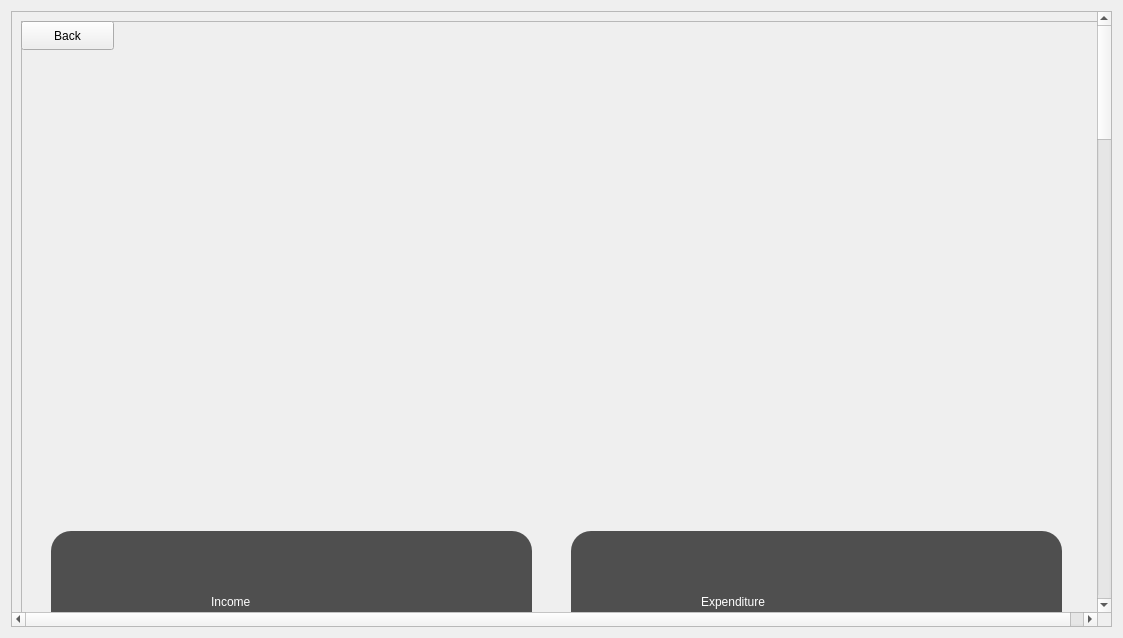
<?xml version="1.0" encoding="UTF-8"?>
<ui version="4.0">
 <class>IncomeMan</class>
 <widget class="QDialog" name="IncomeMan">
  <property name="geometry">
   <rect>
    <x>0</x>
    <y>0</y>
    <width>1123</width>
    <height>638</height>
   </rect>
  </property>
  <property name="windowTitle">
   <string>Dialog</string>
  </property>
  <property name="styleSheet">
   <string notr="true"/>
  </property>
  <layout class="QVBoxLayout" name="verticalLayout">
   <item>
    <widget class="QScrollArea" name="scrollArea">
     <property name="widgetResizable">
      <bool>true</bool>
     </property>
     <widget class="QWidget" name="scrollAreaWidgetContents_2">
      <property name="geometry">
       <rect>
        <x>0</x>
        <y>0</y>
        <width>1102</width>
        <height>3022</height>
       </rect>
      </property>
      <layout class="QVBoxLayout" name="verticalLayout_2">
       <item>
        <widget class="QFrame" name="frame">
         <property name="minimumSize">
          <size>
           <width>1080</width>
           <height>3000</height>
          </size>
         </property>
         <property name="styleSheet">
          <string notr="true"/>
         </property>
         <property name="frameShape">
          <enum>QFrame::StyledPanel</enum>
         </property>
         <property name="frameShadow">
          <enum>QFrame::Raised</enum>
         </property>
         <widget class="QFrame" name="horizontalFrame">
          <property name="geometry">
           <rect>
            <x>-40</x>
            <y>9</y>
            <width>551</width>
            <height>501</height>
           </rect>
          </property>
          <layout class="QHBoxLayout" name="horizontalLayout"/>
         </widget>
         <widget class="QFrame" name="horizontalFrame_2">
          <property name="geometry">
           <rect>
            <x>209</x>
            <y>1690</y>
            <width>661</width>
            <height>411</height>
           </rect>
          </property>
          <layout class="QHBoxLayout" name="horizontalLayout_2"/>
         </widget>
         <widget class="QFrame" name="horizontalFrame3">
          <property name="geometry">
           <rect>
            <x>520</x>
            <y>9</y>
            <width>541</width>
            <height>501</height>
           </rect>
          </property>
          <layout class="QHBoxLayout" name="horizontalLayout_4"/>
         </widget>
         <widget class="QFrame" name="horizontalFrame4">
          <property name="geometry">
           <rect>
            <x>210</x>
            <y>1210</y>
            <width>661</width>
            <height>661</height>
           </rect>
          </property>
          <layout class="QHBoxLayout" name="horizontalLayout_3"/>
         </widget>
         <widget class="QLabel" name="label">
          <property name="geometry">
           <rect>
            <x>30</x>
            <y>510</y>
            <width>481</width>
            <height>481</height>
           </rect>
          </property>
          <property name="styleSheet">
           <string notr="true">background:rgba(34, 34, 34,78%);
border-radius:20px;
</string>
          </property>
          <property name="text">
           <string/>
          </property>
         </widget>
         <widget class="QLabel" name="RoomManagement">
          <property name="geometry">
           <rect>
            <x>63</x>
            <y>628</y>
            <width>219</width>
            <height>25</height>
           </rect>
          </property>
          <property name="font">
           <font>
            <family>Bahnschrift SemiBold</family>
            <pointsize>15</pointsize>
            <italic>false</italic>
            <bold>true</bold>
           </font>
          </property>
          <property name="styleSheet">
           <string notr="true">color: rgb(255, 255, 255);
font: 600 15pt &quot;Bahnschrift SemiBold&quot;;</string>
          </property>
          <property name="text">
           <string>Room Management:</string>
          </property>
         </widget>
         <widget class="QLineEdit" name="lineEdit">
          <property name="geometry">
           <rect>
            <x>290</x>
            <y>627</y>
            <width>154</width>
            <height>26</height>
           </rect>
          </property>
         </widget>
         <widget class="QLabel" name="Entertainment">
          <property name="geometry">
           <rect>
            <x>92</x>
            <y>678</y>
            <width>171</width>
            <height>25</height>
           </rect>
          </property>
          <property name="font">
           <font>
            <family>Bahnschrift SemiBold</family>
            <pointsize>15</pointsize>
            <italic>false</italic>
            <bold>true</bold>
           </font>
          </property>
          <property name="styleSheet">
           <string notr="true">color: rgb(255, 255, 255);
font: 600 15pt &quot;Bahnschrift SemiBold&quot;;</string>
          </property>
          <property name="text">
           <string> Entertainment:</string>
          </property>
         </widget>
         <widget class="QLineEdit" name="lineEdit_2">
          <property name="geometry">
           <rect>
            <x>290</x>
            <y>678</y>
            <width>154</width>
            <height>26</height>
           </rect>
          </property>
         </widget>
         <widget class="QLabel" name="Food">
          <property name="geometry">
           <rect>
            <x>152</x>
            <y>728</y>
            <width>61</width>
            <height>25</height>
           </rect>
          </property>
          <property name="font">
           <font>
            <family>Bahnschrift SemiBold</family>
            <pointsize>15</pointsize>
            <italic>false</italic>
            <bold>true</bold>
           </font>
          </property>
          <property name="styleSheet">
           <string notr="true">color: rgb(255, 255, 255);
font: 600 15pt &quot;Bahnschrift SemiBold&quot;;</string>
          </property>
          <property name="text">
           <string>Food:</string>
          </property>
         </widget>
         <widget class="QLineEdit" name="lineEdit_3">
          <property name="geometry">
           <rect>
            <x>290</x>
            <y>729</y>
            <width>154</width>
            <height>26</height>
           </rect>
          </property>
         </widget>
         <widget class="QLabel" name="RoomBooking">
          <property name="geometry">
           <rect>
            <x>112</x>
            <y>778</y>
            <width>171</width>
            <height>25</height>
           </rect>
          </property>
          <property name="styleSheet">
           <string notr="true">font: 600 15pt &quot;Bahnschrift SemiBold&quot;;
color:rgb(255, 255, 255);</string>
          </property>
          <property name="text">
           <string>Room Booking:</string>
          </property>
         </widget>
         <widget class="QLineEdit" name="lineEdit_4">
          <property name="geometry">
           <rect>
            <x>290</x>
            <y>780</y>
            <width>154</width>
            <height>26</height>
           </rect>
          </property>
         </widget>
         <widget class="QLineEdit" name="lineEdit_5">
          <property name="geometry">
           <rect>
            <x>290</x>
            <y>940</y>
            <width>154</width>
            <height>26</height>
           </rect>
          </property>
         </widget>
         <widget class="QPushButton" name="pushButton">
          <property name="geometry">
           <rect>
            <x>70</x>
            <y>880</y>
            <width>381</width>
            <height>41</height>
           </rect>
          </property>
          <property name="text">
           <string>Save</string>
          </property>
         </widget>
         <widget class="QLabel" name="label_2">
          <property name="geometry">
           <rect>
            <x>120</x>
            <y>940</y>
            <width>151</width>
            <height>25</height>
           </rect>
          </property>
          <property name="styleSheet">
           <string notr="true">font: 600 15pt &quot;Bahnschrift SemiBold&quot;;
color:rgb(255, 255, 255);</string>
          </property>
          <property name="text">
           <string>Total Earned:</string>
          </property>
         </widget>
         <widget class="QLabel" name="label_3">
          <property name="geometry">
           <rect>
            <x>190</x>
            <y>550</y>
            <width>161</width>
            <height>61</height>
           </rect>
          </property>
          <property name="contextMenuPolicy">
           <enum>Qt::PreventContextMenu</enum>
          </property>
          <property name="styleSheet">
           <string notr="true">font: 600 25pt &quot;Bahnschrift SemiBold&quot;;
color:rgb(255, 255, 255);</string>
          </property>
          <property name="text">
           <string>Income </string>
          </property>
          <property name="wordWrap">
           <bool>false</bool>
          </property>
         </widget>
         <widget class="QLabel" name="label_4">
          <property name="geometry">
           <rect>
            <x>550</x>
            <y>510</y>
            <width>491</width>
            <height>691</height>
           </rect>
          </property>
          <property name="styleSheet">
           <string notr="true">background:rgba(34, 34, 34,78%);
border-radius:20px;
</string>
          </property>
          <property name="text">
           <string/>
          </property>
         </widget>
         <widget class="QLineEdit" name="lineEdit_6">
          <property name="geometry">
           <rect>
            <x>830</x>
            <y>627</y>
            <width>154</width>
            <height>26</height>
           </rect>
          </property>
         </widget>
         <widget class="QPushButton" name="pushButton_2">
          <property name="geometry">
           <rect>
            <x>610</x>
            <y>1030</y>
            <width>381</width>
            <height>41</height>
           </rect>
          </property>
          <property name="text">
           <string>Save</string>
          </property>
         </widget>
         <widget class="QLabel" name="label_5">
          <property name="geometry">
           <rect>
            <x>660</x>
            <y>1110</y>
            <width>151</width>
            <height>25</height>
           </rect>
          </property>
          <property name="styleSheet">
           <string notr="true">font: 600 15pt &quot;Bahnschrift SemiBold&quot;;
color:rgb(255, 255, 255);</string>
          </property>
          <property name="text">
           <string>Total Earned:</string>
          </property>
         </widget>
         <widget class="QLabel" name="RoomManagement_2">
          <property name="geometry">
           <rect>
            <x>603</x>
            <y>628</y>
            <width>219</width>
            <height>25</height>
           </rect>
          </property>
          <property name="font">
           <font>
            <family>Bahnschrift SemiBold</family>
            <pointsize>15</pointsize>
            <italic>false</italic>
            <bold>true</bold>
           </font>
          </property>
          <property name="styleSheet">
           <string notr="true">color: rgb(255, 255, 255);
font: 600 15pt &quot;Bahnschrift SemiBold&quot;;</string>
          </property>
          <property name="text">
           <string>Room Management:</string>
          </property>
         </widget>
         <widget class="QLabel" name="Entertainment_2">
          <property name="geometry">
           <rect>
            <x>620</x>
            <y>678</y>
            <width>171</width>
            <height>25</height>
           </rect>
          </property>
          <property name="font">
           <font>
            <family>Bahnschrift SemiBold</family>
            <pointsize>15</pointsize>
            <italic>false</italic>
            <bold>true</bold>
           </font>
          </property>
          <property name="styleSheet">
           <string notr="true">color: rgb(255, 255, 255);
font: 600 15pt &quot;Bahnschrift SemiBold&quot;;</string>
          </property>
          <property name="text">
           <string> Entertainment:</string>
          </property>
         </widget>
         <widget class="QLabel" name="Food_2">
          <property name="geometry">
           <rect>
            <x>600</x>
            <y>728</y>
            <width>221</width>
            <height>25</height>
           </rect>
          </property>
          <property name="font">
           <font>
            <family>Bahnschrift SemiBold</family>
            <pointsize>15</pointsize>
            <italic>false</italic>
            <bold>true</bold>
           </font>
          </property>
          <property name="styleSheet">
           <string notr="true">color: rgb(255, 255, 255);
font: 600 15pt &quot;Bahnschrift SemiBold&quot;;</string>
          </property>
          <property name="text">
           <string>Food And Bevrages</string>
          </property>
         </widget>
         <widget class="QLineEdit" name="lineEdit_7">
          <property name="geometry">
           <rect>
            <x>830</x>
            <y>1110</y>
            <width>154</width>
            <height>26</height>
           </rect>
          </property>
         </widget>
         <widget class="QLabel" name="RoomBooking_2">
          <property name="geometry">
           <rect>
            <x>610</x>
            <y>778</y>
            <width>231</width>
            <height>25</height>
           </rect>
          </property>
          <property name="styleSheet">
           <string notr="true">font: 600 15pt &quot;Bahnschrift SemiBold&quot;;
color:rgb(255, 255, 255);</string>
          </property>
          <property name="text">
           <string>Staff Management</string>
          </property>
         </widget>
         <widget class="QLineEdit" name="lineEdit_8">
          <property name="geometry">
           <rect>
            <x>830</x>
            <y>729</y>
            <width>154</width>
            <height>26</height>
           </rect>
          </property>
         </widget>
         <widget class="QLineEdit" name="lineEdit_9">
          <property name="geometry">
           <rect>
            <x>830</x>
            <y>678</y>
            <width>154</width>
            <height>26</height>
           </rect>
          </property>
         </widget>
         <widget class="QLineEdit" name="lineEdit_10">
          <property name="geometry">
           <rect>
            <x>830</x>
            <y>780</y>
            <width>154</width>
            <height>26</height>
           </rect>
          </property>
         </widget>
         <widget class="QLabel" name="label_7">
          <property name="geometry">
           <rect>
            <x>680</x>
            <y>550</y>
            <width>241</width>
            <height>61</height>
           </rect>
          </property>
          <property name="contextMenuPolicy">
           <enum>Qt::PreventContextMenu</enum>
          </property>
          <property name="styleSheet">
           <string notr="true">font: 600 25pt &quot;Bahnschrift SemiBold&quot;;
color:rgb(255, 255, 255);</string>
          </property>
          <property name="text">
           <string>Expenditure</string>
          </property>
          <property name="wordWrap">
           <bool>false</bool>
          </property>
         </widget>
         <widget class="QLabel" name="RoomBooking_3">
          <property name="geometry">
           <rect>
            <x>610</x>
            <y>824</y>
            <width>211</width>
            <height>25</height>
           </rect>
          </property>
          <property name="styleSheet">
           <string notr="true">font: 600 15pt &quot;Bahnschrift SemiBold&quot;;
color:rgb(255, 255, 255);</string>
          </property>
          <property name="text">
           <string>Tax And Insurance</string>
          </property>
         </widget>
         <widget class="QLineEdit" name="lineEdit_11">
          <property name="geometry">
           <rect>
            <x>830</x>
            <y>826</y>
            <width>154</width>
            <height>26</height>
           </rect>
          </property>
          <property name="text">
           <string/>
          </property>
         </widget>
         <widget class="QLabel" name="RoomBooking_4">
          <property name="geometry">
           <rect>
            <x>670</x>
            <y>870</y>
            <width>171</width>
            <height>25</height>
           </rect>
          </property>
          <property name="styleSheet">
           <string notr="true">font: 600 15pt &quot;Bahnschrift SemiBold&quot;;
color:rgb(255, 255, 255);</string>
          </property>
          <property name="text">
           <string>Utilities</string>
          </property>
         </widget>
         <widget class="QLineEdit" name="lineEdit_12">
          <property name="geometry">
           <rect>
            <x>830</x>
            <y>872</y>
            <width>154</width>
            <height>26</height>
           </rect>
          </property>
          <property name="text">
           <string/>
          </property>
         </widget>
         <widget class="QLabel" name="RoomManagement_3">
          <property name="geometry">
           <rect>
            <x>591</x>
            <y>920</y>
            <width>231</width>
            <height>25</height>
           </rect>
          </property>
          <property name="font">
           <font>
            <family>Bahnschrift SemiBold</family>
            <pointsize>15</pointsize>
            <italic>false</italic>
            <bold>true</bold>
           </font>
          </property>
          <property name="styleSheet">
           <string notr="true">color: rgb(255, 255, 255);
font: 600 15pt &quot;Bahnschrift SemiBold&quot;;</string>
          </property>
          <property name="text">
           <string>Marketing And Sales</string>
          </property>
         </widget>
         <widget class="QLineEdit" name="lineEdit_13">
          <property name="geometry">
           <rect>
            <x>830</x>
            <y>920</y>
            <width>154</width>
            <height>26</height>
           </rect>
          </property>
         </widget>
         <widget class="QLineEdit" name="lineEdit_14">
          <property name="geometry">
           <rect>
            <x>829</x>
            <y>970</y>
            <width>154</width>
            <height>26</height>
           </rect>
          </property>
         </widget>
         <widget class="QLabel" name="RoomManagement_4">
          <property name="geometry">
           <rect>
            <x>590</x>
            <y>970</y>
            <width>241</width>
            <height>25</height>
           </rect>
          </property>
          <property name="font">
           <font>
            <family>Bahnschrift SemiBold</family>
            <pointsize>15</pointsize>
            <italic>false</italic>
            <bold>true</bold>
           </font>
          </property>
          <property name="styleSheet">
           <string notr="true">color: rgb(255, 255, 255);
font: 600 15pt &quot;Bahnschrift SemiBold&quot;;</string>
          </property>
          <property name="text">
           <string>System Maintainance</string>
          </property>
         </widget>
         <widget class="QLabel" name="label_6">
          <property name="geometry">
           <rect>
            <x>30</x>
            <y>1020</y>
            <width>481</width>
            <height>181</height>
           </rect>
          </property>
          <property name="styleSheet">
           <string notr="true">background:rgba(34, 34, 34,78%);
border-radius:20px;
</string>
          </property>
          <property name="text">
           <string/>
          </property>
         </widget>
         <widget class="QLabel" name="RoomBooking_5">
          <property name="geometry">
           <rect>
            <x>112</x>
            <y>828</y>
            <width>171</width>
            <height>25</height>
           </rect>
          </property>
          <property name="styleSheet">
           <string notr="true">font: 600 15pt &quot;Bahnschrift SemiBold&quot;;
color:rgb(255, 255, 255);</string>
          </property>
          <property name="text">
           <string>Other Sources</string>
          </property>
         </widget>
         <widget class="QLineEdit" name="lineEdit_15">
          <property name="geometry">
           <rect>
            <x>290</x>
            <y>830</y>
            <width>154</width>
            <height>26</height>
           </rect>
          </property>
          <property name="text">
           <string/>
          </property>
         </widget>
         <widget class="QLabel" name="RoomBooking_6">
          <property name="geometry">
           <rect>
            <x>220</x>
            <y>1050</y>
            <width>171</width>
            <height>41</height>
           </rect>
          </property>
          <property name="font">
           <font>
            <family>Bahnschrift SemiBold</family>
            <pointsize>25</pointsize>
            <italic>false</italic>
            <bold>true</bold>
           </font>
          </property>
          <property name="styleSheet">
           <string notr="true">font: 600 25pt &quot;Bahnschrift SemiBold&quot;;
color:rgb(255, 255, 255);</string>
          </property>
          <property name="text">
           <string>Profit</string>
          </property>
         </widget>
         <widget class="QLineEdit" name="lineEdit_16">
          <property name="geometry">
           <rect>
            <x>153</x>
            <y>1110</y>
            <width>251</width>
            <height>41</height>
           </rect>
          </property>
          <property name="styleSheet">
           <string notr="true">border-radius:15px;</string>
          </property>
         </widget>
         <widget class="QPushButton" name="pushButton_3">
          <property name="geometry">
           <rect>
            <x>0</x>
            <y>0</y>
            <width>93</width>
            <height>29</height>
           </rect>
          </property>
          <property name="text">
           <string>Back</string>
          </property>
         </widget>
         <zorder>label</zorder>
         <zorder>horizontalFrame</zorder>
         <zorder>horizontalFrame_2</zorder>
         <zorder>horizontalFrame3</zorder>
         <zorder>horizontalFrame4</zorder>
         <zorder>RoomManagement</zorder>
         <zorder>lineEdit</zorder>
         <zorder>Entertainment</zorder>
         <zorder>lineEdit_2</zorder>
         <zorder>Food</zorder>
         <zorder>lineEdit_3</zorder>
         <zorder>RoomBooking</zorder>
         <zorder>lineEdit_4</zorder>
         <zorder>lineEdit_5</zorder>
         <zorder>pushButton</zorder>
         <zorder>label_2</zorder>
         <zorder>label_3</zorder>
         <zorder>label_4</zorder>
         <zorder>lineEdit_6</zorder>
         <zorder>pushButton_2</zorder>
         <zorder>label_5</zorder>
         <zorder>RoomManagement_2</zorder>
         <zorder>Entertainment_2</zorder>
         <zorder>Food_2</zorder>
         <zorder>lineEdit_7</zorder>
         <zorder>RoomBooking_2</zorder>
         <zorder>lineEdit_8</zorder>
         <zorder>lineEdit_9</zorder>
         <zorder>lineEdit_10</zorder>
         <zorder>label_7</zorder>
         <zorder>RoomBooking_3</zorder>
         <zorder>lineEdit_11</zorder>
         <zorder>RoomBooking_4</zorder>
         <zorder>lineEdit_12</zorder>
         <zorder>RoomManagement_3</zorder>
         <zorder>lineEdit_13</zorder>
         <zorder>lineEdit_14</zorder>
         <zorder>RoomManagement_4</zorder>
         <zorder>label_6</zorder>
         <zorder>RoomBooking_5</zorder>
         <zorder>lineEdit_15</zorder>
         <zorder>RoomBooking_6</zorder>
         <zorder>lineEdit_16</zorder>
         <zorder>pushButton_3</zorder>
        </widget>
       </item>
      </layout>
     </widget>
    </widget>
   </item>
  </layout>
 </widget>
 <resources/>
 <connections/>
</ui>
